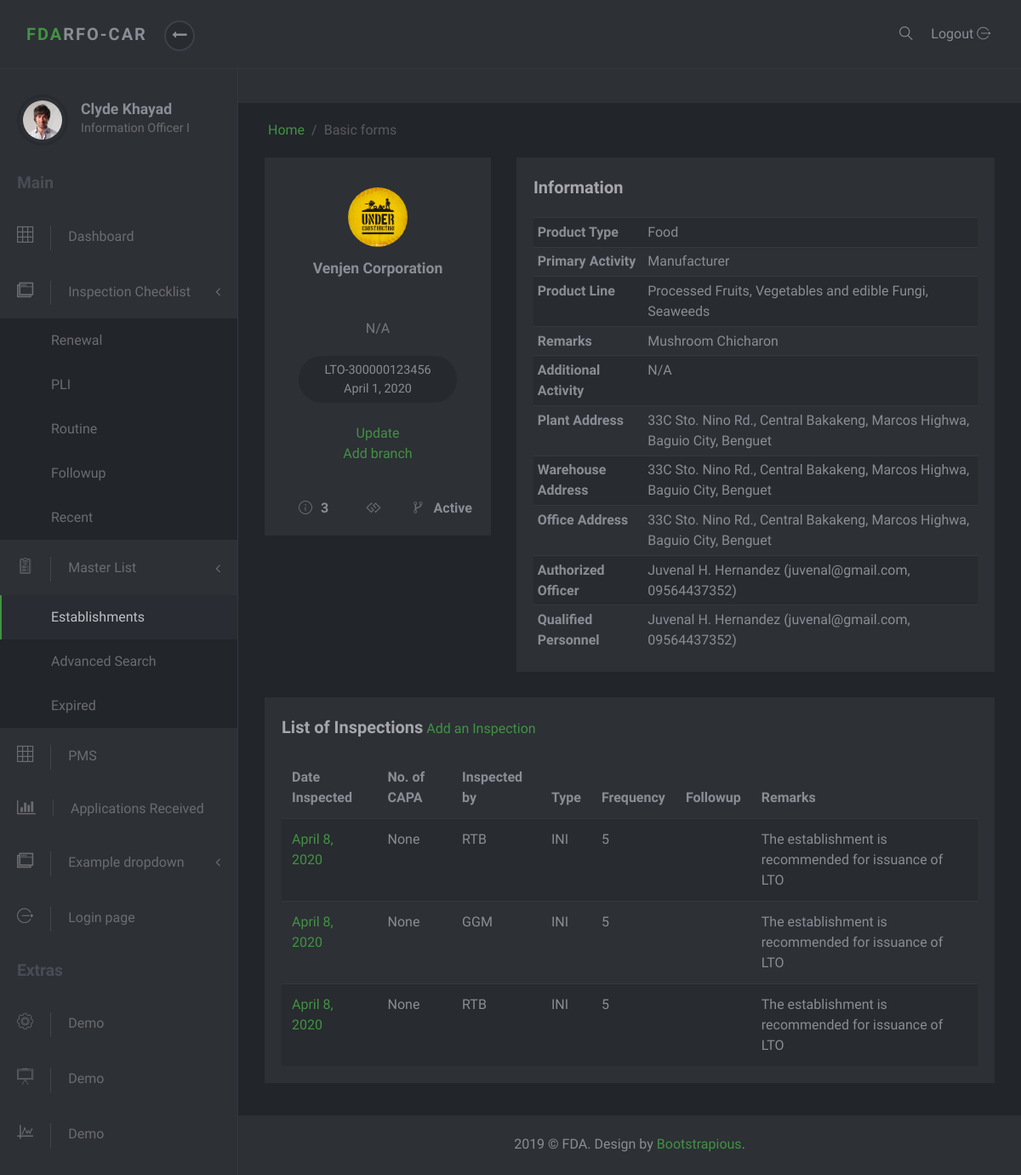
The app's page /masterlist/2/, older data.
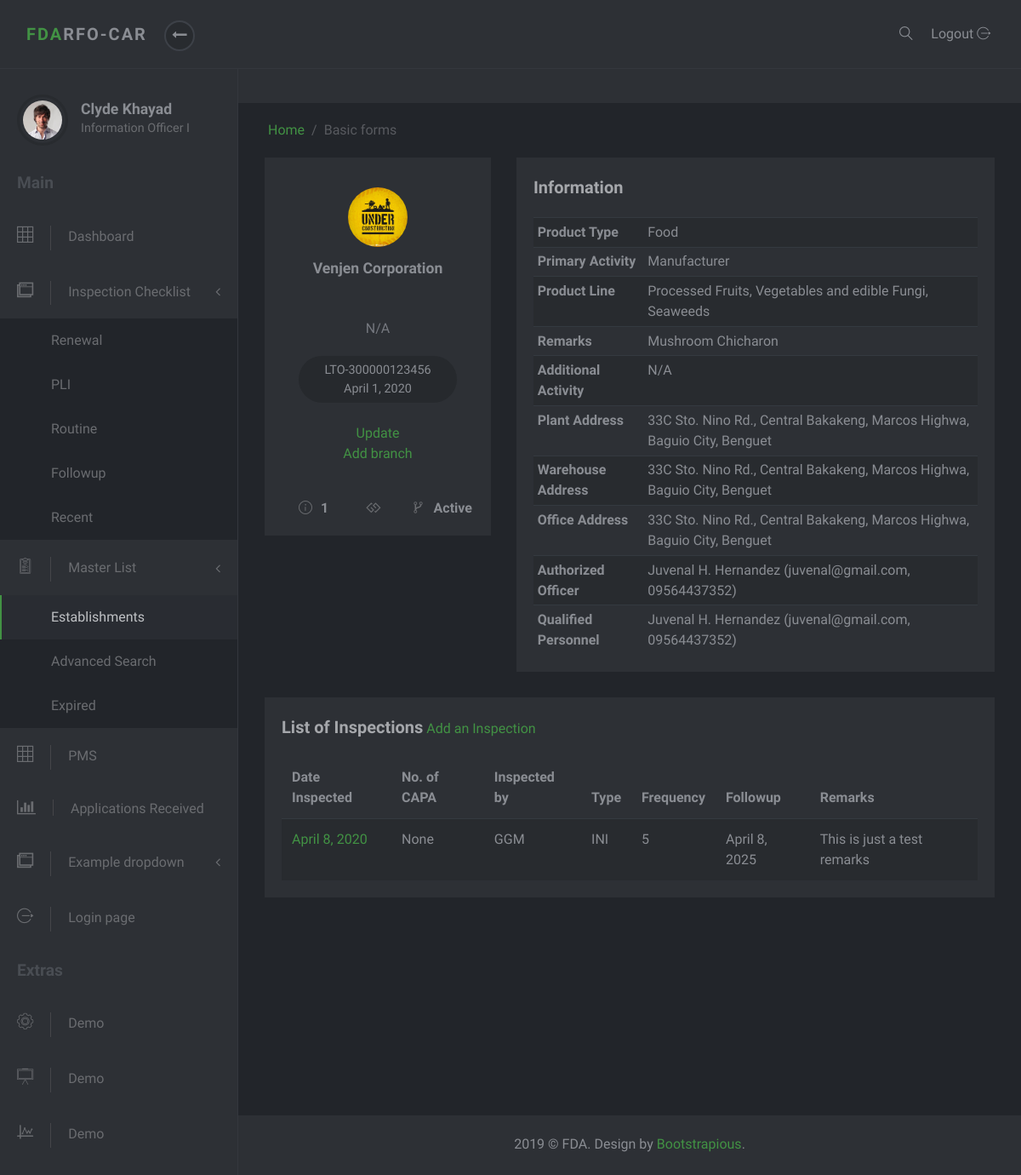
The same page, newer data.
### masterlist/models.py (models this page shows, shortened)
class SpecificActivity(models.Model):
    name = models.CharField(max_length=150)

class Establishment(models.Model):
    date_modified = models.DateTimeField('date modified', default=timezone.now)
    application = models.CharField(max_length=1, choices=constants.APPLICATIONS)
    name = models.CharField(max_length=60)
    product_type = models.ForeignKey(ProductType, on_delete=models.SET_NULL, null=True)
    center = models.CharField(max_length=6, choices=constants.CENTERS)
    primary_activity = models.ForeignKey(PrimaryActivity, on_delete=models.CASCADE, null=True)
    specific_activity = models.ManyToManyField(SpecificActivity, verbose_name='Specific Activity/s')
    additional_activity = models.ForeignKey(AdditionalActivity, on_delete=models.SET_NULL, null=True)
    product_line = models.ForeignKey(ProductLine, on_delete=models.SET_NULL, null=True, blank=True)
    plant_address = models.OneToOneField(PlantAddress, on_delete=models.SET_NULL, null=True)
    office_address = models.OneToOneField(OfficeAddress, on_delete=models.SET_NULL, null=True)
    authorized_officer = models.OneToOneField(AuthorizedOfficer, on_delete=models.SET_NULL, null=True)
    remarks = models.CharField(max_length=100, null=True, blank=True, verbose_name='Product Remarks')
    status = models.CharField(max_length=8, choices=constants.EST_STATUS, null=True, default="Active")
    folder_id = models.CharField(max_length=10, null=True, verbose_name="Folder Number")
    renchecklist = mymanagers.RenewalChecklistManager()
    plichecklist = mymanagers.PLIChecklistManager()
    expiredlist = mymanagers.ExpiredListManager()
    routinelist = mymanagers.RoutineListManager()
    objects = models.Manager()
    class Meta:
        ordering = ['-date_modified']

class Address(models.Model):
    address = models.CharField(max_length=250)
    region = models.ForeignKey(Region, on_delete=models.SET_NULL, null=True)
    province = models.ForeignKey(Province, on_delete=models.SET_NULL, null=True)
    municipality_or_city = models.ForeignKey(CityOrMunicipality, on_delete=models.SET_NULL, null=True)
    def full_address(self):
        return self.address + ', ' + self.municipality_or_city.name + ', ' + self.province.name

class WarehouseAddress(Address):
    establishment = models.ForeignKey(Establishment, on_delete=models.SET_NULL, null=True, related_name='warehouses')
    pass

class Address(models.Model):
    address = models.CharField(max_length=250)
    region = models.ForeignKey(Region, on_delete=models.SET_NULL, null=True)
    province = models.ForeignKey(Province, on_delete=models.SET_NULL, null=True)
    municipality_or_city = models.ForeignKey(CityOrMunicipality, on_delete=models.SET_NULL, null=True)
    def full_address(self):
        return self.address + ', ' + self.municipality_or_city.name + ', ' + self.province.name

class CityOrMunicipality(models.Model):
    name = models.CharField(max_length=30)
    description = models.CharField(max_length=50, null=True, blank=True)
    province = models.ForeignKey(Province, on_delete=models.CASCADE)

class Province(models.Model):
    name = models.CharField(max_length=30)
    region = models.ForeignKey(Region, on_delete=models.SET_NULL, null=True)

class Person(models.Model):
    first_name = models.CharField(max_length=30, null=True, blank=True)
    last_name = models.CharField(max_length=30, null=True, blank=True)
    middle_initial = models.CharField(max_length=1, null=True, blank=True)
    email = models.EmailField(max_length=250, null=True)
    mobile = models.CharField(max_length=11, null=True, blank=True)
    def full_name(self):
        return self.first_name + " " + self.middle_initial + ". " + self.last_name

class QualifiedPerson(Person):
    establishment = models.ForeignKey(Establishment, on_delete=models.SET_NULL, null=True)
    designation = models.ForeignKey(QualifiedPersonDesignation, on_delete=models.SET_NULL, null=True, blank=True)
    def __str__(self):
        return self.full_name()

class Person(models.Model):
    first_name = models.CharField(max_length=30, null=True, blank=True)
    last_name = models.CharField(max_length=30, null=True, blank=True)
    middle_initial = models.CharField(max_length=1, null=True, blank=True)
    email = models.EmailField(max_length=250, null=True)
    mobile = models.CharField(max_length=11, null=True, blank=True)
    def full_name(self):
        return self.first_name + " " + self.middle_initial + ". " + self.last_name

class Inspection(models.Model):
    establishment = models.ForeignKey(Establishment, on_delete=models.SET_NULL, null=True)
    tracking_number = models.CharField(max_length=14, null=True, verbose_name="DTN or Case #")
    capa = models.OneToOneField(Capa, on_delete=models.SET_NULL, null=True, blank=True)
    type_of_inspection = models.CharField(max_length=20, choices=constants.INSPECTION_TYPES)
    date_inspected = models.DateTimeField('Date Inspected')
    frequency_of_inspection = models.IntegerField(default=0, verbose_name="Frequency of Inspection", null=True, blank=True)
    risk_rating = models.CharField(max_length=7, choices=constants.RISK_RATINGS, null=True, blank=True)
    date_of_followup_inspection = models.DateTimeField('Date of Followup Inspection', null=True, blank=True)
    inspector = models.CharField(max_length=3, choices=constants.INSPECTORS)
    remarks = models.CharField(max_length=200, null=True)
    inspection_report = models.FileField(null=True, blank=False, upload_to=report_directory_path, verbose_name='Inspection Report')
    class Meta:
        ordering = ['-date_inspected']

class Lto(models.Model):
    establishment = models.ForeignKey(Establishment, on_delete=models.CASCADE, null=True, related_name='ltos')
    issuance = models.DateTimeField(null=True, blank=True, verbose_name='Date Issued')
    lto_number = models.CharField(max_length=20)
    expiry = models.DateTimeField('expiry date')
    class Meta:
        ordering = ['-expiry']

class ProductType(models.Model):
    name = models.CharField(max_length=50)
    def __str__(self):
        return self.name

class PrimaryActivity(models.Model):
    name = models.CharField(max_length=150)
    def __str__(self):
        return self.name

class ProductLine(models.Model):
    name = models.CharField(max_length=150)
    product_type = models.ForeignKey(ProductType, on_delete=models.SET_NULL, null=True)
    def __str__(self):
        return self.name

class AdditionalActivity(models.Model):
    name = models.CharField(max_length=150)
    def __str__(self):
        return self.name

### masterlist/views.py (the view)
# urls.py: path('<int:id>/', EstablishmentDetailView.as_view(), name='est-detail'),
class EstablishmentDetailView(DetailView):
    template_name = 'masterlist/establishment-detail.html'
    context_object_name = 'establishment'
    def get_object(self):
        est_id =self.kwargs.get("id")
        return get_object_or_404(Establishment, id=est_id)
    def get_context_data(self, **kwargs):
        context = super().get_context_data(**kwargs)
        curr_est = Establishment.objects.get(pk=self.kwargs.get('id'))
        inspections = curr_est.inspection_set.all()
        context['masterlist_active'] = "active"
        context['inspections'] = inspections
        return context

### masterlist/templates/masterlist/establishment-detail.html (shortened to what the changed rows need)
{% extends 'masterlist/partial/base.html' %}
{% block content %}
<div class="row">
    <div class="col-lg-4">
        <div class="user-block block text-center">
            <div class="avatar">
                <img src="/static/masterlist/img/under_construction_logo.jpg" alt="..." class="img-fluid">
            </div>
            <a href="#" class="user-title">
                <h3 class="h5">{{establishment.name}}</h3>
                 <br />
                <br />
                {% for spec_act in establishment.specific_activity.all %}
                <span>{{spec_act.name}}</span><br>
                {% endfor %}
            </a>
            <div class="contributions">{{establishment.ltos.first.lto_number}} <br> {{establishment.ltos.first.expiry.date}}</div> <br><br/>
            <a href="{% url 'admin:masterlist_establishment_change' establishment.id %}" target="_blank">Update</a><br/>
            <a href="#">Add branch</a>
            <div class="details d-flex">
              <div class="item" data-toggle="tooltip" title="Number of Inspections"><i class="icon-info"></i><strong>{{establishment.inspection_set.all.count}}</strong></div>
              <div class="item" data-toggle="tooltip" title="Month/s before expiration"><i class="fa fa-gg"></i><strong>{{establishment.lto.get_duration}}</strong></div>
              <div class="item" data-toggle="tooltip" title="Status"><i class="icon-flow-branch"></i><strong>{{establishment.status}}</strong></div>
            </div>
        </div>
    </div>
    <div class="col-lg-8">
        <div class="user-block block text-center">
            <div class="table-responsive">
                <table class="table table-striped table-sm">
                    <tbody>
                    <tr>
                        <th scope="row" class="text-left">Product Type</th>
                        <td class="text-left">{{establishment.product_type}}</td>
                    </tr>
                    <tr>
                        <th scope="row" class="text-left">Primary Activity</th>
                        <td class="text-left">{{establishment.primary_activity}}</td>
                    </tr>
                    <tr>
                        <th scope="row" class="text-left">Product Line</th>
                        <td class="text-left">{{establishment.product_line}}</td>
                    </tr>
                    <tr>
                        <th scope="row" class="text-left">Remarks</th>
                        <td class="text-left">{{establishment.remarks}}</td>
                    </tr>
                    <tr>
                        <th scope="row" class="text-left">Additional Activity</th>
                        <td class="text-left">{{establishment.additional_activity}}</td>
                    </tr>
                    <tr>
                        <th scope="row" class="text-left">Plant Address</th>
                        <td class="text-left">{{establishment.plant_address.full_address}}</td>
                    </tr>
                    <tr>
                        <th scope="row" class="text-left">Warehouse Address</th>
                        <td class="text-left">
                          {% for warehouse in establishment.warehouses.all %}
                          {{warehouse.full_address}} <br/>
                          {% endfor %}
                        </td>
                    </tr>
                    <tr>
                        <th scope="row" class="text-left">Office Address</th>
                        <td class="text-left">{{establishment.office_address.full_address}}</td>
                    </tr>
                    <tr>
                        <th scope="row" class="text-left">Authorized Officer</th>
                        <td class="text-left">{{establishment.authorized_officer.full_name}} ({{establishment.authorized_officer.email}}, {{establishment.authorized_officer.mobile}})</td>
                    </tr>
                    <tr>
                        <th scope="row" class="text-left">Qualified Personnel</th>
                        {% if establishment.qualifiedperson_set.all %}
                          {% for qualified_person in establishment.qualifiedperson_set.all %}
                          <td class="text-left">{{qualified_person}} ({{qualified_person.email}}, {{qualified_person.mobile}})</td>
                          {% endfor %}
                        {% else %}
                          <td class="text-left">None</td>
                        {% endif %}
                    </tr>
                    </tbody>
                </table>
            </div>
        </div>
    </div>
</div>
<div class="row">
    <div class="col-lg-12">
        <div class="block">
            <div class="block-body">
                <div class="table-responsive">
                    <table class="table table-striped table-hover">
                        <thead>
                        <tr>
                            <th>Date Inspected</th>
                            <th>No. of CAPA</th>
                            <th>Inspected by</th>
                            <th>Type</th>
                            <th>Frequency</th>
                            <th>Followup</th>
                            <th>Remarks</th>
                        </tr>
                        </thead>
                        <tbody>
                        {% if inspections %}
                        {% for inspection in inspections %}
                        <tr>
                            <td><a href="{% url 'admin:masterlist_inspection_change' inspection.id %}" target="_blank">{{inspection.date_inspected.date}}</a></td>
                            {% if inspection.capa %}
                            <td><a href="{% url 'admin:masterlist_capa_change' inspection.capa.id %}" target="_blank">{{inspection.capa.capadeficiency_set.all.count}}</a></td>
                            {% else %}
                            <td>None</td>
                            {% endif %}
                            <td>{{inspection.inspector}}</td>
                            <td>{{inspection.type_of_inspection}}</td>
                            <td>{{inspection.frequency_of_inspection}}</td>
                            <td>{{inspection.date_of_followup_inspection.date}}</td>
                            <td>{{inspection.remarks}}</td>
                        </tr>
                        {% endfor %}
                        {% else %}
                        No inspections yet
                        {% endif %}
                        </tbody>
                    </table>
                </div>
            </div>
        </div>
    </div>
</div>
{% endblock %}

Row changes from the older to the newer data that the page shows:
removed Inspection: date_inspected "April 8, 2020", shows "None", inspector "RTB", type_of_inspection "INI", frequency_of_inspection "5", remarks "The establishment is recommended for issuance of LTO"
removed Inspection: date_inspected "April 8, 2020", shows "None", inspector "GGM", type_of_inspection "INI", frequency_of_inspection "5", remarks "The establishment is recommended for issuance of LTO"
removed Inspection: date_inspected "April 8, 2020", shows "None", inspector "RTB", type_of_inspection "INI", frequency_of_inspection "5", remarks "The establishment is recommended for issuance of LTO"
computed for Establishment "Venjen Corporation": inspection_set.all.count "3" → "1"
added Inspection: date_inspected "April 8, 2020", shows "None", inspector "GGM", type_of_inspection "INI", frequency_of_inspection "5", date_of_followup_inspection "April 8, 2025", remarks "This is just a test remarks"
